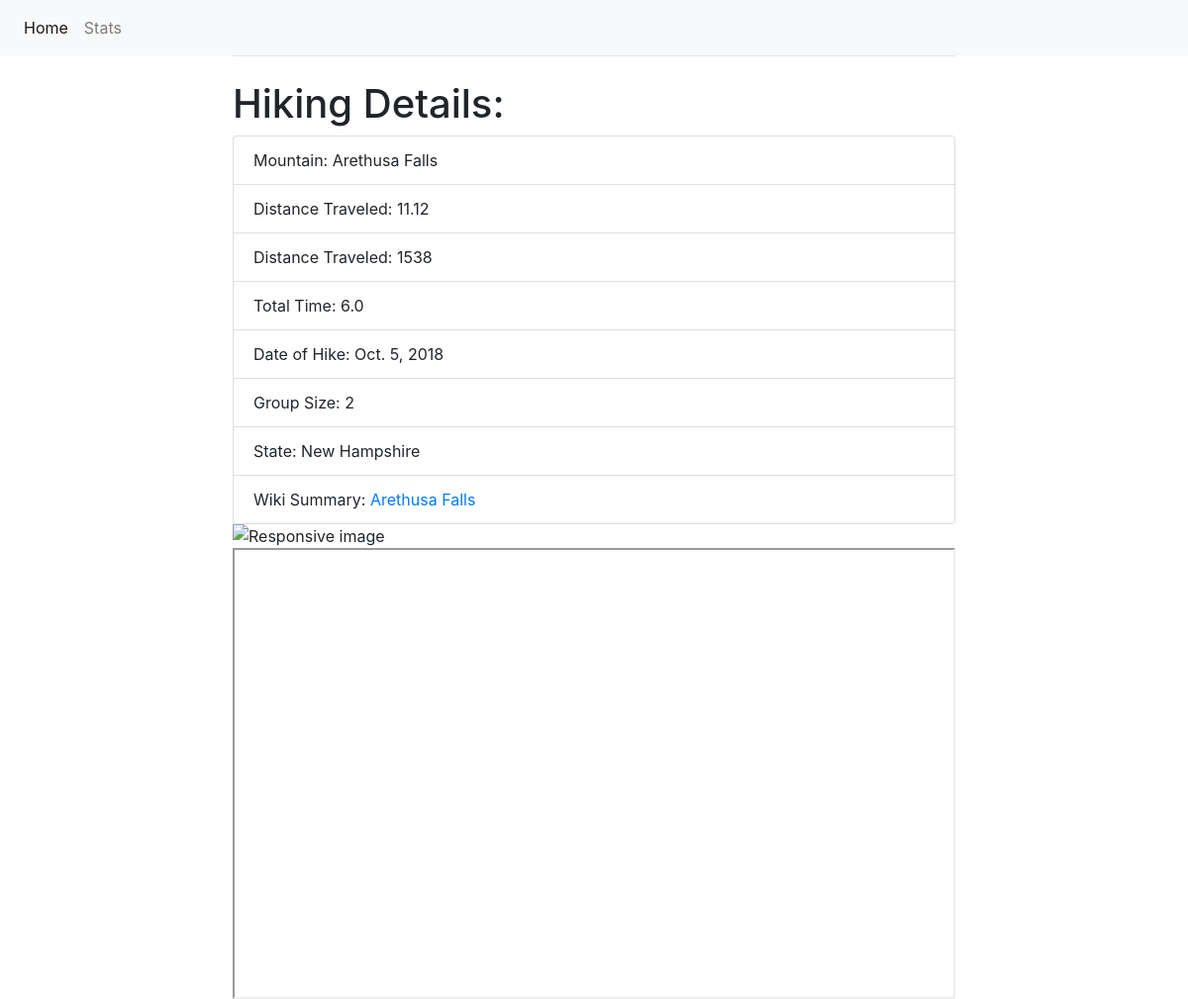
Page /hiking/view/6 on the committed database.
### hiking/models.py (models this page shows, shortened)
class Hiking (models.Model):
    name = models.CharField(max_length = 100)
    distance = models.FloatField()
    elevation = models.IntegerField()
    time = models.FloatField()
    date = models.DateField(default=datetime.date.today)
    group_size = models.IntegerField()
    state = models.CharField(max_length = 20)

### hiking/views.py (the view)
# urls.py: path('view/<int:pk>', views.hike_view, name='hike_view'),
def hike_view(request, pk, template_name='hiking/templates/hiking_detail.html'):
    hike = get_object_or_404(Hiking, pk=pk)
    w = wiki.summary(hike.name, sentences = 4)
    wurl = wiki.page(hike.name)
    wurl = wurl.url
    return render(request, template_name, {'object':hike, 'wiki': w, 'wiki_url': wurl})

### hiking/templates/hiking_detail.html (shortened to what this page needs)
{% extends "base.html" %}
{% block content %}
<h1 class="mt-2">Hiking Details:</h1>
    <div class="col-xs-6">
        <ul class="list-group">
            <li class="list-group-item">Mountain: {{ object.name }}</li>
            <li class="list-group-item">Distance Traveled: {{ object.distance }}</li>
            <li class="list-group-item">Distance Traveled: {{ object.elevation }}</li>
            <li class="list-group-item">Total Time: {{ object.time }} </li>
            <li class="list-group-item">Date of Hike: {{ object.date }}</li>
            <li class="list-group-item">Group Size: {{ object.group_size}}</li>
            <li class="list-group-item">State: {{ object.state }}</li>
            <li class="list-group-item">Wiki Summary:  <a href=" {{ wiki_url }}"> {{object.name}}</a> <br>{{ wiki }}</li>
        </ul>
        <img id="mountainIMG" class="img-fluid" alt="Responsive image"></img>
    </div>
    <div class="col-xs-6">
        <iframe width="100%" height="70%" src="https://maps.google.com/maps?width=100%&amp;height=600&amp;hl=en&amp;q={{object.name}}&amp;ie=UTF8&amp;t=&amp;z=14&amp;iwloc=B&amp;output=embed"></iframe><br />
    </div>
</div>
{% endblock %}

### rows in the picture
Hiking: name "Arethusa Falls", distance "11.12", elevation "1538", time "6.0", date "Oct. 5, 2018", group_size "2", state "New Hampshire"
